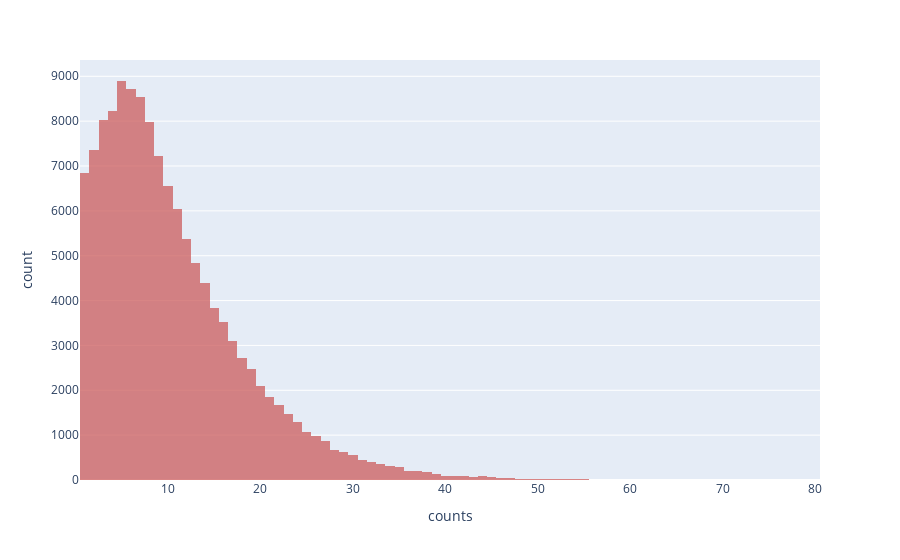

Notebook code cell kept with this figure:
### Code cell
fig = px.histogram(orders, x='counts', nbins=80, color_discrete_sequence=['indianred'], opacity=0.75)
fig.show()

### Figure 1 — Plotly figure (JSON) as saved in the notebook; plotly's stock layout.template omitted (floating-point values rounded to 4 significant figures; data arrays with more than 128 entries replaced by an {"elided": "..."} marker saying what was removed)
{"data": [{"alignmentgroup": "True", "bingroup": "x", "hovertemplate": "counts=%{x}<br>count=%{y}<extra></extra>", "legendgroup": "", "marker": {"color": "indianred", "opacity": 0.75, "pattern": {"shape": ""}}, "name": "", "nbinsx": 80, "offsetgroup": "", "orientation": "v", "showlegend": false, "type": "histogram", "x": {"elided": "131209 int values"}, "xaxis": "x", "yaxis": "y"}], "layout": {"barmode": "relative", "legend": {"tracegroupgap": 0}, "margin": {"t": 60}, "xaxis": {"anchor": "y", "domain": [0, 1], "title": {"text": "counts"}}, "yaxis": {"anchor": "x", "domain": [0, 1], "title": {"text": "count"}}}}
